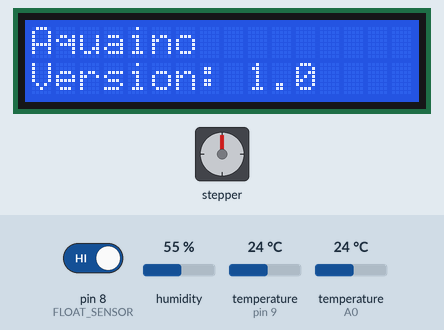
A sketch run on a simulated Arduino Uno, built with avr-gcc and run on an emulated ATmega328P. Parts: 16×2 character LCD, stepper motor. Inputs (shaded band) come from the test bench; at power-on: pin 8 (FLOAT_SENSOR) HIGH, humidity 55 %, temperature (sensors on pin 9, A0) 24 °C. Stepper angles assume 2048 steps per turn; what the sketch prints to the serial monitor is not drawn.

Above: at 1.9 s.
At 4.0 s:
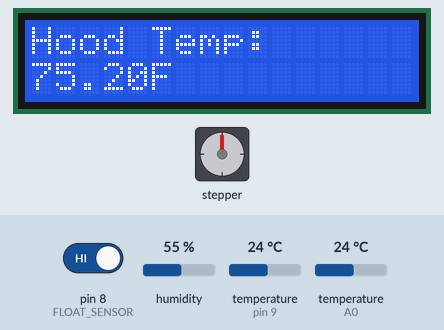
4.1 s: pin 8 (FLOAT_SENSOR) driven LOW
At 6.4 s:
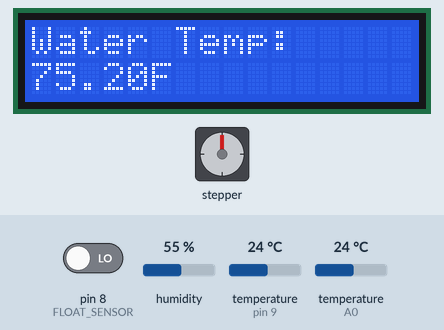
At 7.4 s:
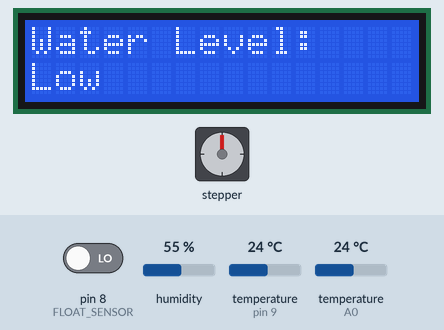
Timing chart, 0 to 20.0 s (numbered marks = the images above; inputs shaded):
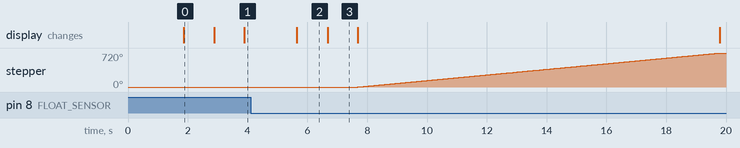

Measured:
- after the input at 4.1 s, the display: first differs from a run without the input after 2.6 s (image 3)
- what the display in image 0 shows lasts 1.0 s, from 1.9 s to 2.9 s

The sketch:

aquaino.ino
```cpp
/* Aquaino
 - WHAT IT DOES
 - SEE the comments after "//" on each line below
 - CONNECTIONS:
   -
   -
 - V1.00 05/29/2020
   Questions: cdengel@gmail.com

  The LCD circuit:
  LCD VSS pin to ground
  LCD VCC pin to 5V
  10K pPOT: ends to +5V and ground; wiper to LCD VO pin
  LCD RS pin to digital pin 2
  LCD R/W pin to ground
  LCD Enable pin to digital pin 3
  LCD D4 pin to digital pin 4
  LCD D5 pin to digital pin 5
  LCD D6 pin to digital pin 6
  LCD D7 pin to digital pin 7
  LCD A pin to 5V
  LCD K pin to ground

  Canopy Temp
  DHT 11
  Signal S (leftpin) Analog 0
  Middle pin to 5v
  Right to ground

  Float Switch
  lead to digital pin 8
  load to ground

  stepper Wiring:
  Pin 22 to IN1 on the ULN2003 driver
  Pin 24 to IN2 on the ULN2003 driver
  Pin 26 to IN3 on the ULN2003 driver
  Pin 28 to IN4 on the ULN2003 driver
  power?

 */

/*-----( Import needed libraries )-----*/
#include <LiquidCrystal.h>
#include <DHT.h>
#include <OneWire.h>
#include <DallasTemperature.h>
#include <Stepper.h>

/*-----( Declare Constants and Pin Numbers )-----*/
#define DHTPIN A0       // Set DHT pin:
#define DHTTYPE DHT11     // DHT 11

const String PROG   = "Aquaino";
const String VER    = "1.0";
const int ON        = 0;
const int OFF       = 1;
const bool VERBOSE  = true;

/*-- (display) --*/
const int LCDROWS       = 2; //LCD Parameters
const int LCDCOLS       = 16;
const int rs = 2, en = 3, d4 = 4, d5 = 5, d6 = 6, d7 = 7; //Pins for LCD
const int CUSTOMCHARS   = 8;
const int SCROLLSPEED   = 8;

/*-- (feeder Stepper) --*/
const int STEPSPEREVOLUTION = 2048; // Define number of steps per rotation:
const int STEPRPM = 10; // Define rpm:


/*-- (sensors) --*/
// Water sensors
const int FLOAT_SENSOR  = 8; //Float Switch Pin
const int WATER_PROBE   = 9; // Water Probe - Arduino pin that is connected to DS18B20 sensor's DQ pin

/*-- (relays) --*/
const int RELAYSIZE   = 8;
const int FILTER      = 0;  //Filter is 1st position in electrical relay
const int LIGHT       = 1;  //Light is 2nd position in electrical relay
const int HEATER      = 2;  //Heater is 3rd position in electrical relay
const int POWERHEAD1  = 3;  //Power head #1 is 4th position in electrical relay
const int POWERHEAD2  = 4;  //Power head #2 is 5th position in electrical relay
const int AIR1        = 5;  //Air Pump #1 is 6th position in electrical relay
const int TOPOFF      = 6;  //Air Pump #2 is 7th position in electrical relay
const int AUX         = 7;  //Auxiliary power is 8th position in electrical relay
const int RELAY1  = 30;  //Defined Pin 30 as the Variable for filter
const int RELAY2  = 32;  //Defined Pin 32 as the Variable for Light
const int RELAY3  = 34;  //Defined Pin 34 as the Variable for Heater
const int RELAY4  = 36;  //Defined Pin 36 as the Variable for Powerhead 1
const int RELAY5  = 38;  //Defined Pin 38 as the Variable for Powerhead 2
const int RELAY6  = 40;  //Defined Pin 40 as the Variable for Air Pump
const int RELAY7  = 42;  //Defined Pin 42 as the Variable for top off pump
const int RELAY8  = 44;  //Defined Pin 44 as the Variable as auxiliary power
const int STEPIN1 = 22; //Pin 22 to Stepper LN1
const int STEPIN2 = 24; //Pin 24 to Stepper LN2
const int STEPIN3 = 26; //Pin 26 to Stepper LN3
const int STEPIN4 = 28; //Pin 28 to Stepper LN4

/*-----( Declare objects & Classes)-----*/
LiquidCrystal lcd(rs, en, d4, d5, d6, d7);  // Creates an LCD object
DHT dht = DHT(DHTPIN, DHTTYPE);       // Initialize DHT sensor for normal 16mhz Arduino:
OneWire oneWire(WATER_PROBE);             // setup a oneWire instance
DallasTemperature sensors(&oneWire);    // pass oneWire to DallasTemperature library
Stepper feedStepper = Stepper(STEPSPEREVOLUTION, STEPIN1, STEPIN3, STEPIN2, STEPIN4); // Create stepper object called 'feedStepper', note the pin order 1,3,2,4


/*-----( Declare Global Variables )-----*/
String printString;
String line1;
String line2;
boolean flip=false;
int timeDelay     = 1000;
int relayDelay    = 500;
int WaterLevel    = 0;      // Water Level
int steps = 0;
int stepsPerSecond = 0;

//feeding parameters
int revOfFeed = 2;
int feedPauseMS = 5000;

float WaterTempC    = 0.0;    // temperature in Celsius
float WaterTempF    = 0.0;    // temperature in Fahrenheit
float HoodHumidity  = 0.0;
float HoodTempC     = 0.0;
float HoodTempF     = 0.0;
float h = 0.0;

int myRelays[RELAYSIZE] = {RELAY1, RELAY2, RELAY3, RELAY4, RELAY5, RELAY6, RELAY7, RELAY8};

char equip1[] = "Filter";
char equip2[] = "Light";
char equip3[] = "Heater";
char equip4[] = "Powerhead1";
char equip5[] = "Powerhead2";
char equip6[] = "Air1";
char equip7[] = "Topoff";
char equip8[] = "Aux";
char * equip[RELAYSIZE] = { equip1,equip2,equip3,equip4,equip5,equip6,equip7,equip8 };

/****** SETUP: RUNS ONCE ******/
void setup() {
  Serial.begin(9600);                 // Begin serial communication at a baud rate of 9600:
  pinMode(FLOAT_SENSOR, INPUT_PULLUP);//Arduino Internal Resistor 10
  lcd.begin(LCDROWS, LCDCOLS);        // initialize & specify the LCD's number of columns and rows:
  dht.begin();                        // initialize hood sensor
  sensors.begin();                    // initialize the water sensor
  delay(1000);

  //establish relays pins and turn off
  for(int x=0;x<RELAYSIZE;x++){
    pinMode(myRelays[x], OUTPUT);   //Set Relay Channel Pins as OUTPUT
    digitalWrite(myRelays[x], OFF); //Set Relays off to begin
  }

  feedStepper.setSpeed(STEPRPM); // Set the speed to STEPRPM rpm:

  HoodHumidity = dht.readHumidity();// Read the humidity in %:
  HoodTempC = dht.readTemperature();// Read the temperature as Celsius:
  HoodTempF = dht.readTemperature(true);// Read the temperature as Fahrenheit:

  sensors.requestTemperatures();             // send the command to get temperatures
  WaterTempC = sensors.getTempCByIndex(0);  // read temperature in Celsius
  WaterTempF = WaterTempC * 9 / 5 + 32; // convert Celsius to Fahrenheit

  // Check if any reads failed and exit early (to try again):
  if (isnan(HoodHumidity) || isnan(HoodTempC) || isnan(HoodTempF)) {
    Serial.println(" Setup Failed to read from DHT sensor!");
    return;
  }

  printToLCD2(PROG, ("Version: "+VER) );
  delay(1000);

} //--(end setup )---

/****** LOOP: RUNS CONSTANTLY ******/
void loop() {
  //get readings from all sensors

  getAirTemp();
  line1 = "Hood Humid:";
  line2 = HoodHumidity;
  line2 += "%";
  printToLCD2(line1,line2);
  delay(timeDelay);

  line1 = "Hood Temp:";
  line2 = HoodTempF;
  line2 += "F";
  printToLCD2(line1,line2);
  delay(timeDelay);

  getWaterTemp();
  line1 = "Water Temp:";
  line2 = WaterTempF;
  line2 += "F";
  printToLCD2(line1,line2);
  delay(timeDelay);


  getWaterLevel();
  line1 = "Water Level: ";
  if (WaterLevel == HIGH) {
    line2 = "High";
  }
  else {
    line2 = "Low";
  }
  printToLCD2(line1,line2);
/*
  //cycle all relays on and off
  for(int x=0;x<RELAYSIZE;x++){
    onOrOff(myRelays[x], ON);
    delay(relayDelay);
    onOrOff(myRelays[x], OFF);
    delay(relayDelay);
  }
 */

  delay(timeDelay);
  performFeeding();

}//--(end main loop )---

void performFeeding(){
  line1 = "Feeding";
  line2 = "";
  printToLCD2(line1,line2);
  //turn off current
  //run feeder
  activateFeeder();
  //pause
  line1 = "Pausing after feeding";
  line2 = "";
  printToLCD2(line1,line2);
  delay(feedPauseMS);
  //turn on all
}

void activateFeeder(){
  int steps = STEPSPEREVOLUTION * revOfFeed;
  feedStepper.step(steps);
}

void printToLCD2(String l1, String l2){
  if(VERBOSE) Serial.println("in printToLCD2()" + l1 +" " + l2);
  lcd.clear();
  lcd.setCursor(0, 0);
  lcd.print(l1);
  lcd.setCursor(0, 1);
  lcd.print(l2);
}

void getAirTemp(){
  if(VERBOSE) Serial.println("in getAirTemp()");
  HoodHumidity = dht.readHumidity();
  HoodTempC = dht.readTemperature();    // Read the temperature as Celsius:
  HoodTempF = dht.readTemperature(true);  // Read the temperature as Fahrenheit:
 //  if(VERBOSE){ printString = "HoodHumidity=" + HoodHumidity + "% HoodTempC="+HoodTempC + " HoodTempF="+HoodTempF; Serial.println(printString);}
}

void getWaterTemp(){
  if(VERBOSE) Serial.println("in getWaterTemp()");
  sensors.requestTemperatures();              // send the command to get temperatures
  WaterTempC = sensors.getTempCByIndex(0);  // read temperature in Celsius and set global WaterTempC
  WaterTempF = WaterTempC * 9 / 5 + 32;     // convert Celsius to Fahrenheit and set global WaterTempF
  //if(VERBOSE){ printString = "WaterTempC=" + WaterTempC + " WaterTempF="+WaterTempF; Serial.println(printString);}
}

void getWaterLevel(){
  if(VERBOSE) Serial.println("in getWaterLevel()");
  WaterLevel = digitalRead(FLOAT_SENSOR);
  if(VERBOSE){ Serial.println("in getWaterLevel() WaterLevel=" + WaterLevel);}
}

void onOrOff(int r, int on){
  char str[80];

  //if(VERBOSE){ Serial.print("in onOrOff() r:");Serial.println(r);}
  if(on){
    sprintf(str, "Turning OFF relay=%d", r);
    digitalWrite(r, HIGH);   //Turn on relay
  } else {
    sprintf(str, "Turning ON relay=%d", r);
    digitalWrite(r, LOW);  //Turn OFF relay
  }
  Serial.println(str);
  delay(4000);
}

char * pinToEquip(int pin){
  char equipname[] ="UNKNOWN";
//bool found = false;
/*  for(int e=0;e<RELAYSIZE;e++){
      if ( myRelays[e] == pin){
        sprintf(equipname, "%d", equip[e]);
        //equipname = equip[e];
        //found = true;
        break;
      }
  }
*/
  return equipname;
}
```
